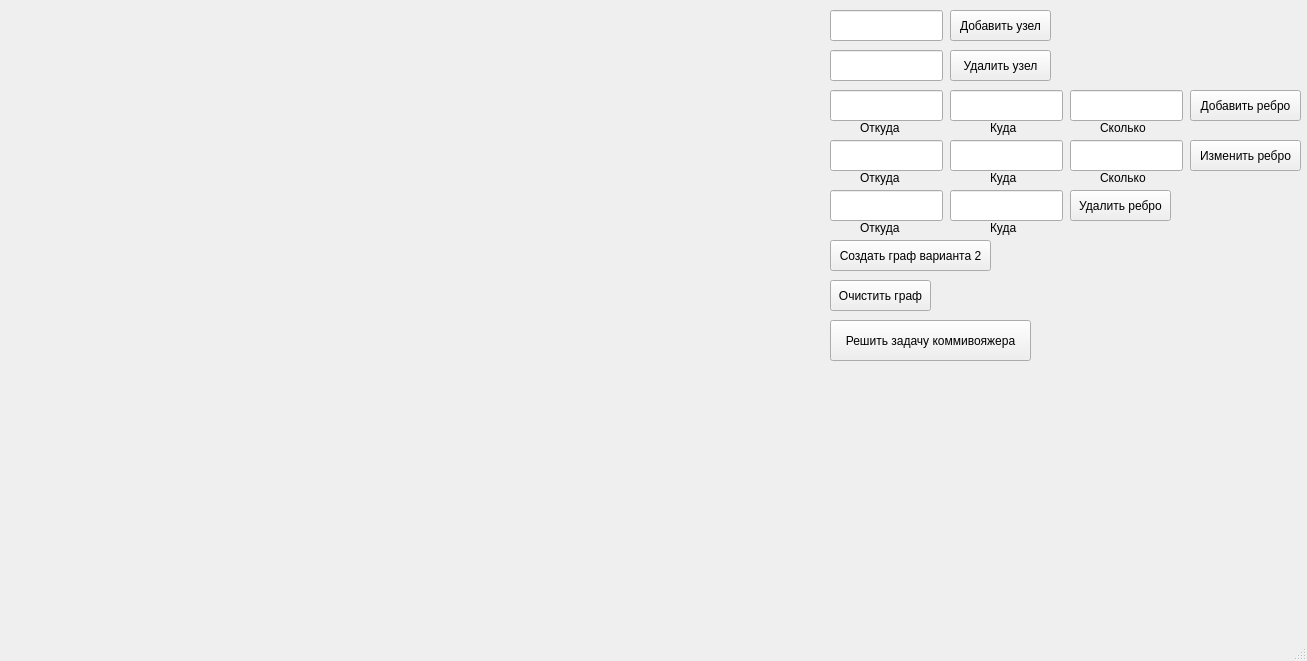
<?xml version="1.0" encoding="UTF-8"?>
<ui version="4.0">
 <class>TSP</class>
 <widget class="QMainWindow" name="TSP">
  <property name="geometry">
   <rect>
    <x>0</x>
    <y>0</y>
    <width>1307</width>
    <height>661</height>
   </rect>
  </property>
  <property name="windowTitle">
   <string>TSP</string>
  </property>
  <widget class="QWidget" name="centralwidget">
   <widget class="QPushButton" name="pushButton">
    <property name="geometry">
     <rect>
      <x>950</x>
      <y>10</y>
      <width>101</width>
      <height>31</height>
     </rect>
    </property>
    <property name="text">
     <string>Добавить узел</string>
    </property>
   </widget>
   <widget class="QLineEdit" name="lineEdit">
    <property name="geometry">
     <rect>
      <x>830</x>
      <y>10</y>
      <width>113</width>
      <height>31</height>
     </rect>
    </property>
   </widget>
   <widget class="QPushButton" name="pushButton_2">
    <property name="geometry">
     <rect>
      <x>1190</x>
      <y>90</y>
      <width>111</width>
      <height>31</height>
     </rect>
    </property>
    <property name="text">
     <string>Добавить ребро</string>
    </property>
   </widget>
   <widget class="QLineEdit" name="lineEdit_2">
    <property name="geometry">
     <rect>
      <x>830</x>
      <y>90</y>
      <width>113</width>
      <height>31</height>
     </rect>
    </property>
   </widget>
   <widget class="QLineEdit" name="lineEdit_3">
    <property name="geometry">
     <rect>
      <x>950</x>
      <y>90</y>
      <width>113</width>
      <height>31</height>
     </rect>
    </property>
   </widget>
   <widget class="QLineEdit" name="lineEdit_4">
    <property name="geometry">
     <rect>
      <x>1070</x>
      <y>90</y>
      <width>113</width>
      <height>31</height>
     </rect>
    </property>
   </widget>
   <widget class="QLabel" name="label">
    <property name="geometry">
     <rect>
      <x>860</x>
      <y>120</y>
      <width>55</width>
      <height>16</height>
     </rect>
    </property>
    <property name="text">
     <string>Откуда</string>
    </property>
   </widget>
   <widget class="QLabel" name="label_2">
    <property name="geometry">
     <rect>
      <x>990</x>
      <y>120</y>
      <width>55</width>
      <height>16</height>
     </rect>
    </property>
    <property name="text">
     <string>Куда</string>
    </property>
   </widget>
   <widget class="QLabel" name="label_3">
    <property name="geometry">
     <rect>
      <x>1100</x>
      <y>120</y>
      <width>55</width>
      <height>16</height>
     </rect>
    </property>
    <property name="text">
     <string>Сколько</string>
    </property>
   </widget>
   <widget class="QPushButton" name="pushButton_3">
    <property name="geometry">
     <rect>
      <x>950</x>
      <y>50</y>
      <width>101</width>
      <height>31</height>
     </rect>
    </property>
    <property name="text">
     <string>Удалить узел</string>
    </property>
   </widget>
   <widget class="QLineEdit" name="lineEdit_5">
    <property name="geometry">
     <rect>
      <x>830</x>
      <y>50</y>
      <width>113</width>
      <height>31</height>
     </rect>
    </property>
   </widget>
   <widget class="QPushButton" name="pushButton_4">
    <property name="geometry">
     <rect>
      <x>1070</x>
      <y>190</y>
      <width>101</width>
      <height>31</height>
     </rect>
    </property>
    <property name="text">
     <string>Удалить ребро</string>
    </property>
   </widget>
   <widget class="QLineEdit" name="lineEdit_6">
    <property name="geometry">
     <rect>
      <x>830</x>
      <y>190</y>
      <width>113</width>
      <height>31</height>
     </rect>
    </property>
   </widget>
   <widget class="QLineEdit" name="lineEdit_7">
    <property name="geometry">
     <rect>
      <x>950</x>
      <y>190</y>
      <width>113</width>
      <height>31</height>
     </rect>
    </property>
   </widget>
   <widget class="QLabel" name="label_4">
    <property name="geometry">
     <rect>
      <x>860</x>
      <y>220</y>
      <width>55</width>
      <height>16</height>
     </rect>
    </property>
    <property name="text">
     <string>Откуда</string>
    </property>
   </widget>
   <widget class="QLabel" name="label_5">
    <property name="geometry">
     <rect>
      <x>990</x>
      <y>220</y>
      <width>55</width>
      <height>16</height>
     </rect>
    </property>
    <property name="text">
     <string>Куда</string>
    </property>
   </widget>
   <widget class="QPushButton" name="pushButton_5">
    <property name="geometry">
     <rect>
      <x>830</x>
      <y>240</y>
      <width>161</width>
      <height>31</height>
     </rect>
    </property>
    <property name="text">
     <string>Создать граф варианта 2</string>
    </property>
   </widget>
   <widget class="QPushButton" name="pushButton_6">
    <property name="geometry">
     <rect>
      <x>1190</x>
      <y>140</y>
      <width>111</width>
      <height>31</height>
     </rect>
    </property>
    <property name="text">
     <string>Изменить ребро</string>
    </property>
   </widget>
   <widget class="QLineEdit" name="lineEdit_8">
    <property name="geometry">
     <rect>
      <x>830</x>
      <y>140</y>
      <width>113</width>
      <height>31</height>
     </rect>
    </property>
   </widget>
   <widget class="QLineEdit" name="lineEdit_9">
    <property name="geometry">
     <rect>
      <x>950</x>
      <y>140</y>
      <width>113</width>
      <height>31</height>
     </rect>
    </property>
   </widget>
   <widget class="QLineEdit" name="lineEdit_10">
    <property name="geometry">
     <rect>
      <x>1070</x>
      <y>140</y>
      <width>113</width>
      <height>31</height>
     </rect>
    </property>
   </widget>
   <widget class="QLabel" name="label_6">
    <property name="geometry">
     <rect>
      <x>860</x>
      <y>170</y>
      <width>55</width>
      <height>16</height>
     </rect>
    </property>
    <property name="text">
     <string>Откуда</string>
    </property>
   </widget>
   <widget class="QLabel" name="label_7">
    <property name="geometry">
     <rect>
      <x>990</x>
      <y>170</y>
      <width>55</width>
      <height>16</height>
     </rect>
    </property>
    <property name="text">
     <string>Куда</string>
    </property>
   </widget>
   <widget class="QLabel" name="label_8">
    <property name="geometry">
     <rect>
      <x>1100</x>
      <y>170</y>
      <width>55</width>
      <height>16</height>
     </rect>
    </property>
    <property name="text">
     <string>Сколько</string>
    </property>
   </widget>
   <widget class="QPushButton" name="pushButton_7">
    <property name="geometry">
     <rect>
      <x>830</x>
      <y>280</y>
      <width>101</width>
      <height>31</height>
     </rect>
    </property>
    <property name="text">
     <string>Очистить граф</string>
    </property>
   </widget>
   <widget class="QPushButton" name="pushButton_8">
    <property name="geometry">
     <rect>
      <x>830</x>
      <y>320</y>
      <width>201</width>
      <height>41</height>
     </rect>
    </property>
    <property name="text">
     <string>Решить задачу коммивояжера</string>
    </property>
   </widget>
   <widget class="QLabel" name="label_9">
    <property name="geometry">
     <rect>
      <x>830</x>
      <y>370</y>
      <width>471</width>
      <height>41</height>
     </rect>
    </property>
    <property name="text">
     <string/>
    </property>
   </widget>
   <widget class="QLabel" name="label_10">
    <property name="geometry">
     <rect>
      <x>1040</x>
      <y>320</y>
      <width>251</width>
      <height>41</height>
     </rect>
    </property>
    <property name="text">
     <string/>
    </property>
   </widget>
   <widget class="QLabel" name="label_11">
    <property name="geometry">
     <rect>
      <x>1040</x>
      <y>300</y>
      <width>55</width>
      <height>16</height>
     </rect>
    </property>
    <property name="text">
     <string/>
    </property>
   </widget>
  </widget>
  <widget class="QStatusBar" name="statusbar"/>
 </widget>
 <resources/>
 <connections/>
</ui>
